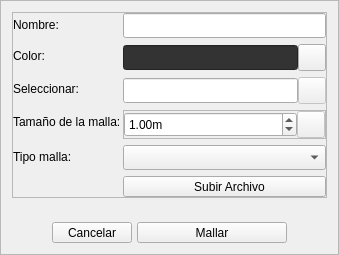
             <widget class="QFrame" name="frame_mesh2">
              <property name="sizePolicy">
               <sizepolicy hsizetype="Preferred" vsizetype="Preferred">
                <horstretch>0</horstretch>
                <verstretch>0</verstretch>
               </sizepolicy>
              </property>
              <property name="frameShape">
               <enum>QFrame::Shape::StyledPanel</enum>
              </property>
              <property name="frameShadow">
               <enum>QFrame::Shadow::Raised</enum>
              </property>
              <layout class="QVBoxLayout" name="verticalLayout_6">
               <property name="spacing">
                <number>5</number>
               </property>
               <item>
                <widget class="QFrame" name="frame_3">
                 <property name="styleSheet">
                  <string notr="true"/>
                 </property>
                 <property name="frameShape">
                  <enum>QFrame::Shape::StyledPanel</enum>
                 </property>
                 <property name="frameShadow">
                  <enum>QFrame::Shadow::Raised</enum>
                 </property>
                 <layout class="QFormLayout" name="formLayout_3">
                  <property name="horizontalSpacing">
                   <number>0</number>
                  </property>
                  <property name="verticalSpacing">
                   <number>6</number>
                  </property>
                  <property name="leftMargin">
                   <number>0</number>
                  </property>
                  <property name="topMargin">
                   <number>0</number>
                  </property>
                  <property name="rightMargin">
                   <number>0</number>
                  </property>
                  <property name="bottomMargin">
                   <number>0</number>
                  </property>
                  <item row="0" column="0">
                   <widget class="QLabel" name="label_textMesh1">
                    <property name="minimumSize">
                     <size>
                      <width>110</width>
                      <height>0</height>
                     </size>
                    </property>
                    <property name="text">
                     <string>Nombre:</string>
                    </property>
                    <property name="QLabelStyle" stdset="0">
                     <number>3</number>
                    </property>
                   </widget>
                  </item>
                  <item row="1" column="0">
                   <widget class="QLabel" name="label_textMesh2">
                    <property name="minimumSize">
                     <size>
                      <width>110</width>
                      <height>0</height>
                     </size>
                    </property>
                    <property name="text">
                     <string>Color:</string>
                    </property>
                    <property name="QLabelStyle" stdset="0">
                     <number>3</number>
                    </property>
                   </widget>
                  </item>
                  <item row="1" column="1">
                   <layout class="QHBoxLayout" name="horizontalLayout_9">
                    <property name="spacing">
                     <number>0</number>
                    </property>
                    <item>
                     <widget class="QLineEdit" name="lineEdit_textMeshColor">
                      <property name="enabled">
                       <bool>false</bool>
                      </property>
                      <property name="minimumSize">
                       <size>
                        <width>120</width>
                        <height>25</height>
                       </size>
                      </property>
                      <property name="maximumSize">
                       <size>
                        <width>16777215</width>
                        <height>16777215</height>
                       </size>
                      </property>
                      <property name="palette">
                       <palette>
                        <active>
                         <colorrole role="WindowText">
                          <brush brushstyle="SolidPattern">
                           <color alpha="255">
                            <red>221</red>
                            <green>221</green>
                            <blue>221</blue>
                           </color>
                          </brush>
                         </colorrole>
                         <colorrole role="Button">
                          <brush brushstyle="SolidPattern">
                           <color alpha="255">
                            <red>51</red>
                            <green>51</green>
                            <blue>51</blue>
                           </color>
                          </brush>
                         </colorrole>
                         <colorrole role="Text">
                          <brush brushstyle="SolidPattern">
                           <color alpha="255">
                            <red>221</red>
                            <green>221</green>
                            <blue>221</blue>
                           </color>
                          </brush>
                         </colorrole>
                         <colorrole role="ButtonText">
                          <brush brushstyle="SolidPattern">
                           <color alpha="255">
                            <red>221</red>
                            <green>221</green>
                            <blue>221</blue>
                           </color>
                          </brush>
                         </colorrole>
                         <colorrole role="Base">
                          <brush brushstyle="SolidPattern">
                           <color alpha="255">
                            <red>51</red>
                            <green>51</green>
                            <blue>51</blue>
                           </color>
                          </brush>
                         </colorrole>
                         <colorrole role="Window">
                          <brush brushstyle="SolidPattern">
                           <color alpha="255">
                            <red>51</red>
                            <green>51</green>
                            <blue>51</blue>
                           </color>
                          </brush>
                         </colorrole>
                         <colorrole role="PlaceholderText">
                          <brush brushstyle="SolidPattern">
                           <color alpha="128">
                            <red>221</red>
                            <green>221</green>
                            <blue>221</blue>
                           </color>
                          </brush>
                         </colorrole>
                        </active>
                        <inactive>
                         <colorrole role="WindowText">
                          <brush brushstyle="SolidPattern">
                           <color alpha="255">
                            <red>221</red>
                            <green>221</green>
                            <blue>221</blue>
                           </color>
                          </brush>
                         </colorrole>
                         <colorrole role="Button">
                          <brush brushstyle="SolidPattern">
                           <color alpha="255">
                            <red>51</red>
                            <green>51</green>
                            <blue>51</blue>
                           </color>
                          </brush>
                         </colorrole>
                         <colorrole role="Text">
                          <brush brushstyle="SolidPattern">
                           <color alpha="255">
                            <red>221</red>
                            <green>221</green>
                            <blue>221</blue>
                           </color>
                          </brush>
                         </colorrole>
                         <colorrole role="ButtonText">
                          <brush brushstyle="SolidPattern">
                           <color alpha="255">
                            <red>221</red>
                            <green>221</green>
                            <blue>221</blue>
                           </color>
                          </brush>
                         </colorrole>
                         <colorrole role="Base">
                          <brush brushstyle="SolidPattern">
                           <color alpha="255">
                            <red>51</red>
                            <green>51</green>
                            <blue>51</blue>
                           </color>
                          </brush>
                         </colorrole>
                         <colorrole role="Window">
                          <brush brushstyle="SolidPattern">
                           <color alpha="255">
                            <red>51</red>
                            <green>51</green>
                            <blue>51</blue>
                           </color>
                          </brush>
                         </colorrole>
                         <colorrole role="PlaceholderText">
                          <brush brushstyle="SolidPattern">
                           <color alpha="128">
                            <red>221</red>
                            <green>221</green>
                            <blue>221</blue>
                           </color>
                          </brush>
                         </colorrole>
                        </inactive>
                        <disabled>
                         <colorrole role="WindowText">
                          <brush brushstyle="SolidPattern">
                           <color alpha="255">
                            <red>136</red>
                            <green>136</green>
                            <blue>136</blue>
                           </color>
                          </brush>
                         </colorrole>
                         <colorrole role="Button">
                          <brush brushstyle="SolidPattern">
                           <color alpha="255">
                            <red>51</red>
                            <green>51</green>
                            <blue>51</blue>
                           </color>
                          </brush>
                         </colorrole>
                         <colorrole role="Text">
                          <brush brushstyle="SolidPattern">
                           <color alpha="255">
                            <red>136</red>
                            <green>136</green>
                            <blue>136</blue>
                           </color>
                          </brush>
                         </colorrole>
                         <colorrole role="ButtonText">
                          <brush brushstyle="SolidPattern">
                           <color alpha="255">
                            <red>136</red>
                            <green>136</green>
                            <blue>136</blue>
                           </color>
                          </brush>
                         </colorrole>
                         <colorrole role="Base">
                          <brush brushstyle="SolidPattern">
                           <color alpha="255">
                            <red>51</red>
                            <green>51</green>
                            <blue>51</blue>
                           </color>
                          </brush>
                         </colorrole>
                         <colorrole role="Window">
                          <brush brushstyle="SolidPattern">
                           <color alpha="255">
                            <red>51</red>
                            <green>51</green>
                            <blue>51</blue>
                           </color>
                          </brush>
                         </colorrole>
                         <colorrole role="PlaceholderText">
                          <brush brushstyle="SolidPattern">
                           <color alpha="128">
                            <red>136</red>
                            <green>136</green>
                            <blue>136</blue>
                           </color>
                          </brush>
                         </colorrole>
                        </disabled>
                       </palette>
                      </property>
                      <property name="styleSheet">
                       <string notr="true"/>
                      </property>
                      <property name="text">
                       <string/>
                      </property>
                      <property name="QLineEditStyle" stdset="0">
                       <number>2</number>
                      </property>
                     </widget>
                    </item>
                    <item>
                     <widget class="QToolButton" name="toolButton_cardMeshDrawColor">
                      <property name="text">
                       <string/>
                      </property>
                      <property name="icon">
                       <iconset>
                        <normaloff>../resources/iconos/iconos_menu_draw_mesh/colo_picker.svg</normaloff>../resources/iconos/iconos_menu_draw_mesh/colo_picker.svg</iconset>
                      </property>
                      <property name="iconSize">
                       <size>
                        <width>20</width>
                        <height>20</height>
                       </size>
                      </property>
                      <property name="arrowType">
                       <enum>Qt::ArrowType::NoArrow</enum>
                      </property>
                      <property name="QToolButtonStyle" stdset="0">
                       <number>1</number>
                      </property>
                     </widget>
                    </item>
                   </layout>
                  </item>
                  <item row="3" column="0">
                   <widget class="QLabel" name="label_textMesh3">
                    <property name="minimumSize">
                     <size>
                      <width>110</width>
                      <height>0</height>
                     </size>
                    </property>
                    <property name="text">
                     <string>Tamaño de la malla:</string>
                    </property>
                    <property name="QLabelStyle" stdset="0">
                     <number>3</number>
                    </property>
                   </widget>
                  </item>
                  <item row="0" column="1">
                   <widget class="QLineEdit" name="lineEdit_textMeshName">
                    <property name="minimumSize">
                     <size>
                      <width>150</width>
                      <height>25</height>
                     </size>
                    </property>
                    <property name="maximumSize">
                     <size>
                      <width>16777215</width>
                      <height>16777215</height>
                     </size>
                    </property>
                    <property name="text">
                     <string/>
                    </property>
                    <property name="QLineEditStyle" stdset="0">
                     <number>1</number>
                    </property>
                   </widget>
                  </item>
                  <item row="3" column="1">
                   <widget class="QFrame" name="frame">
                    <property name="sizePolicy">
                     <sizepolicy hsizetype="Preferred" vsizetype="Preferred">
                      <horstretch>0</horstretch>
                      <verstretch>0</verstretch>
                     </sizepolicy>
                    </property>
                    <property name="frameShape">
                     <enum>QFrame::Shape::StyledPanel</enum>
                    </property>
                    <property name="frameShadow">
                     <enum>QFrame::Shadow::Raised</enum>
                    </property>
                    <layout class="QHBoxLayout" name="horizontalLayout_10">
                     <property name="spacing">
                      <number>0</number>
                     </property>
                     <property name="leftMargin">
                      <number>0</number>
                     </property>
                     <property name="topMargin">
                      <number>0</number>
                     </property>
                     <property name="rightMargin">
                      <number>0</number>
                     </property>
                     <property name="bottomMargin">
                      <number>0</number>
                     </property>
                     <item>
                      <widget class="QDoubleSpinBox" name="doubleSpinBoxl_textMeshSize">
                       <property name="enabled">
                        <bool>true</bool>
                       </property>
                       <property name="minimumSize">
                        <size>
                         <width>120</width>
                         <height>25</height>
                        </size>
                       </property>
                       <property name="suffix">
                        <string>m</string>
                       </property>
                       <property name="decimals">
                        <number>2</number>
                       </property>
                       <property name="minimum">
                        <double>0.010000000000000</double>
                       </property>
                       <property name="singleStep">
                        <double>0.010000000000000</double>
                       </property>
                       <property name="value">
                        <double>1.000000000000000</double>
                       </property>
                       <property name="QDoubleSpinBoxStyle" stdset="0">
                        <number>1</number>
                       </property>
                      </widget>
                     </item>
                     <item>
                      <widget class="QToolButton" name="toolButton_cardMeshDrawSize">
                       <property name="enabled">
                        <bool>false</bool>
                       </property>
                       <property name="text">
                        <string/>
                       </property>
                       <property name="icon">
                        <iconset>
                         <normaloff>../resources/iconos/iconos_menu_draw_mesh/click.svg</normaloff>../resources/iconos/iconos_menu_draw_mesh/click.svg</iconset>
                       </property>
                       <property name="iconSize">
                        <size>
                         <width>20</width>
                         <height>20</height>
                        </size>
                       </property>
                       <property name="arrowType">
                        <enum>Qt::ArrowType::NoArrow</enum>
                       </property>
                       <property name="QToolButtonStyle" stdset="0">
                        <number>1</number>
                       </property>
                      </widget>
                     </item>
                    </layout>
                   </widget>
                  </item>
                  <item row="2" column="0">
                   <widget class="QLabel" name="label_textMesh4">
                    <property name="minimumSize">
                     <size>
                      <width>110</width>
                      <height>0</height>
                     </size>
                    </property>
                    <property name="text">
                     <string>Seleccionar:</string>
                    </property>
                    <property name="QLabelStyle" stdset="0">
                     <number>3</number>
                    </property>
                   </widget>
                  </item>
                  <item row="2" column="1">
                   <layout class="QHBoxLayout" name="horizontalLayout_11">
                    <property name="spacing">
                     <number>0</number>
                    </property>
                    <item>
                     <widget class="QLineEdit" name="lineEdit_textMeshSelected">
                      <property name="enabled">
                       <bool>true</bool>
                      </property>
                      <property name="minimumSize">
                       <size>
                        <width>120</width>
                        <height>25</height>
                       </size>
                      </property>
                      <property name="maximumSize">
                       <size>
                        <width>16777215</width>
                        <height>16777215</height>
                       </size>
                      </property>
                      <property name="text">
                       <string/>
                      </property>
                      <property name="QLineEditStyle" stdset="0">
                       <number>2</number>
                      </property>
                     </widget>
                    </item>
                    <item>
                     <widget class="QToolButton" name="toolButton_cardMeshDrawSelected">
                      <property name="enabled">
                       <bool>false</bool>
                      </property>
                      <property name="text">
                       <string/>
                      </property>
                      <property name="icon">
                       <iconset>
                        <normaloff>../resources/iconos/iconos_menu_draw_mesh/select.svg</normaloff>../resources/iconos/iconos_menu_draw_mesh/select.svg</iconset>
                      </property>
                      <property name="iconSize">
                       <size>
                        <width>20</width>
                        <height>20</height>
                       </size>
                      </property>
                      <property name="arrowType">
                       <enum>Qt::ArrowType::NoArrow</enum>
                      </property>
                      <property name="QToolButtonStyle" stdset="0">
                       <number>1</number>
                      </property>
                     </widget>
                    </item>
                   </layout>
                  </item>
                  <item row="4" column="0">
                   <widget class="QLabel" name="label_textMesh5">
                    <property name="minimumSize">
                     <size>
                      <width>110</width>
                      <height>0</height>
                     </size>
                    </property>
                    <property name="text">
                     <string>Tipo malla:</string>
                    </property>
                    <property name="QLabelStyle" stdset="0">
                     <number>3</number>
                    </property>
                   </widget>
                  </item>
                  <item row="4" column="1">
                   <widget class="QComboBox" name="comboBox_MeshType">
                    <property name="enabled">
                     <bool>true</bool>
                    </property>
                    <property name="minimumSize">
                     <size>
                      <width>0</width>
                      <height>25</height>
                     </size>
                    </property>
                    <property name="QComboBoxStyle" stdset="0">
                     <number>1</number>
                    </property>
                   </widget>
                  </item>
                  <item row="6" column="1">
                   <widget class="QToolButton" name="toolButton_cardMeshUploadFile">
                    <property name="sizePolicy">
                     <sizepolicy hsizetype="Preferred" vsizetype="Fixed">
                      <horstretch>0</horstretch>
                      <verstretch>0</verstretch>
                     </sizepolicy>
                    </property>
                    <property name="text">
                     <string>   Subir Archivo</string>
                    </property>
                    <property name="icon">
                     <iconset>
                      <normaloff>../resources/iconos/iconos_menu_draw_mesh/cloud_computing.svg</normaloff>../resources/iconos/iconos_menu_draw_mesh/cloud_computing.svg</iconset>
                    </property>
                    <property name="iconSize">
                     <size>
                      <width>20</width>
                      <height>20</height>
                     </size>
                    </property>
                    <property name="toolButtonStyle">
                     <enum>Qt::ToolButtonStyle::ToolButtonTextBesideIcon</enum>
                    </property>
                    <property name="arrowType">
                     <enum>Qt::ArrowType::NoArrow</enum>
                    </property>
                    <property name="QToolButtonStyle" stdset="0">
                     <number>1</number>
                    </property>
                   </widget>
                  </item>
                 </layout>
                </widget>
               </item>
               <item>
                <widget class="QLabel" name="label_textMesh_path">
                 <property name="minimumSize">
                  <size>
                   <width>110</width>
                   <height>0</height>
                  </size>
                 </property>
                 <property name="text">
                  <string/>
                 </property>
                 <property name="alignment">
                  <set>Qt::AlignmentFlag::AlignRight|Qt::AlignmentFlag::AlignTrailing|Qt::AlignmentFlag::AlignVCenter</set>
                 </property>
                 <property name="QLabelStyle" stdset="0">
                  <number>3</number>
                 </property>
                </widget>
               </item>
               <item>
                <layout class="QHBoxLayout" name="horizontalLayout_12">
                 <item>
                  <spacer name="horizontalSpacer_3">
                   <property name="orientation">
                    <enum>Qt::Orientation::Horizontal</enum>
                   </property>
                   <property name="sizeHint" stdset="0">
                    <size>
                     <width>40</width>
                     <height>20</height>
                    </size>
                   </property>
                  </spacer>
                 </item>
                 <item>
                  <widget class="QToolButton" name="toolButton_meshCancel">
                   <property name="minimumSize">
                    <size>
                     <width>80</width>
                     <height>0</height>
                    </size>
                   </property>
                   <property name="maximumSize">
                    <size>
                     <width>150</width>
                     <height>16777215</height>
                    </size>
                   </property>
                   <property name="text">
                    <string>Cancelar</string>
                   </property>
                   <property name="QToolButtonStyle" stdset="0">
                    <number>3</number>
                   </property>
                  </widget>
                 </item>
                 <item>
                  <widget class="QToolButton" name="toolButton_meshMeshing">
                   <property name="minimumSize">
                    <size>
                     <width>150</width>
                     <height>0</height>
                    </size>
                   </property>
                   <property name="maximumSize">
                    <size>
                     <width>150</width>
                     <height>16777215</height>
                    </size>
                   </property>
                   <property name="text">
                    <string>Mallar</string>
                   </property>
                   <property name="QToolButtonStyle" stdset="0">
                    <number>2</number>
                   </property>
                  </widget>
                 </item>
                 <item>
                  <spacer name="horizontalSpacer_4">
                   <property name="orientation">
                    <enum>Qt::Orientation::Horizontal</enum>
                   </property>
                   <property name="sizeHint" stdset="0">
                    <size>
                     <width>40</width>
                     <height>20</height>
                    </size>
                   </property>
                  </spacer>
                 </item>
                </layout>
               </item>
              </layout>
             </widget>
